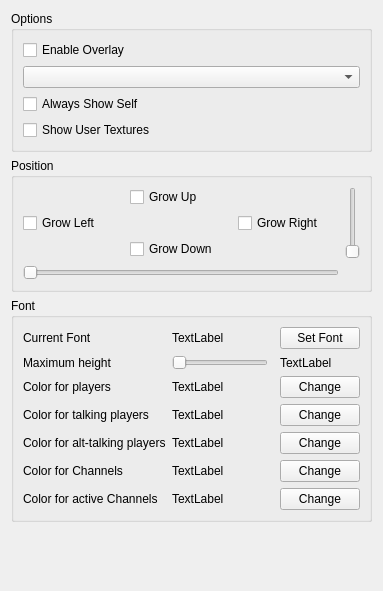
<ui version="4.0" >
 <class>OverlayConfig</class>
 <widget class="QWidget" name="OverlayConfig" >
  <property name="geometry" >
   <rect>
    <x>0</x>
    <y>0</y>
    <width>383</width>
    <height>591</height>
   </rect>
  </property>
  <property name="windowTitle" >
   <string>Form</string>
  </property>
  <layout class="QVBoxLayout" >
   <item>
    <widget class="QGroupBox" name="groupBox" >
     <property name="title" >
      <string>Options</string>
     </property>
     <layout class="QVBoxLayout" >
      <item>
       <widget class="QCheckBox" name="qcbEnable" >
        <property name="toolTip" >
         <string>Enable overlay.</string>
        </property>
        <property name="whatsThis" >
         <string>This sets whether the overlay is enabled or not. This setting is only checked with D3D9 applications are started, so make sure Mumble is running and this option is on before you start the application.&lt;br />Please note that if you start the application after starting Mumble, or if you disable the overlay while running, there is no safe way to restart the overlay without also restarting the application.</string>
        </property>
        <property name="text" >
         <string>Enable Overlay</string>
        </property>
       </widget>
      </item>
      <item>
       <widget class="QComboBox" name="qcbShow" >
        <property name="toolTip" >
         <string>Who to show on the overlay</string>
        </property>
        <property name="whatsThis" >
         <string>&lt;b>This sets who to show in the in-game overlay.&lt;/b>&lt;br />If many people are connected to the same channel, the overlay list might be very long. Use this to shorten it.&lt;br />&lt;i>No one&lt;/i> - Don't show anyone (but leave overlay running).&lt;br />&lt;i>Only talking&lt;/i> - Only show talking people.&lt;br />&lt;i>Everyone&lt;/i> - Show everyone.</string>
        </property>
       </widget>
      </item>
      <item>
       <widget class="QCheckBox" name="qcbAlwaysSelf" >
        <property name="toolTip" >
         <string>Always show yourself on overlay.</string>
        </property>
        <property name="whatsThis" >
         <string>This sets whether to always show yourself or not. This setting is useful if you aren't showing everyone in the overlay, as then you would only see your own status if you were talking, which wouldn't let you see that you were deafened or muted.</string>
        </property>
        <property name="text" >
         <string>Always Show Self</string>
        </property>
       </widget>
      </item>
      <item>
       <widget class="QCheckBox" name="qcbUserTextures" >
        <property name="toolTip" >
         <string>Show User custom textures instead of text on the overlay.</string>
        </property>
        <property name="whatsThis" >
         <string>This sets whether to download and use custom textures for registered users. If disabled, the regular outline text will be used instead.</string>
        </property>
        <property name="text" >
         <string>Show User Textures</string>
        </property>
       </widget>
      </item>
     </layout>
    </widget>
   </item>
   <item>
    <widget class="QGroupBox" name="groupBox_2" >
     <property name="title" >
      <string>Position</string>
     </property>
     <layout class="QGridLayout" >
      <item row="0" column="1" >
       <widget class="QCheckBox" name="qcbTop" >
        <property name="toolTip" >
         <string>Let overlay grow upwards</string>
        </property>
        <property name="whatsThis" >
         <string>The overlay tries to stay as small as possible and at the position you have selected. This allows the overlay to grow upwards if needed.</string>
        </property>
        <property name="text" >
         <string>Grow Up</string>
        </property>
       </widget>
      </item>
      <item rowspan="3" row="0" column="3" >
       <widget class="QSlider" name="qsY" >
        <property name="toolTip" >
         <string>Y-Position of Overlay</string>
        </property>
        <property name="whatsThis" >
         <string>This sets the relative Y position of the overlay.</string>
        </property>
        <property name="maximum" >
         <number>100</number>
        </property>
        <property name="orientation" >
         <enum>Qt::Vertical</enum>
        </property>
       </widget>
      </item>
      <item row="1" column="0" >
       <widget class="QCheckBox" name="qcbLeft" >
        <property name="toolTip" >
         <string>Let overlay grow to the left</string>
        </property>
        <property name="whatsThis" >
         <string>The overlay tries to stay as small as possible and at the position you have selected. This allows the overlay to grow to the left if needed.</string>
        </property>
        <property name="text" >
         <string>Grow Left</string>
        </property>
       </widget>
      </item>
      <item row="1" column="2" >
       <widget class="QCheckBox" name="qcbRight" >
        <property name="toolTip" >
         <string>Let overlay grow to the right</string>
        </property>
        <property name="whatsThis" >
         <string>The overlay tries to stay as small as possible and at the position you have selected. This allows the overlay to grow to the right if needed.</string>
        </property>
        <property name="text" >
         <string>Grow Right</string>
        </property>
       </widget>
      </item>
      <item row="2" column="1" >
       <widget class="QCheckBox" name="qcbBottom" >
        <property name="toolTip" >
         <string>Let overlay grow downwards</string>
        </property>
        <property name="whatsThis" >
         <string>The overlay tries to stay as small as possible and at the position you have selected. This allows the overlay to grow downwards if needed.</string>
        </property>
        <property name="text" >
         <string>Grow Down</string>
        </property>
       </widget>
      </item>
      <item row="3" column="0" colspan="3" >
       <widget class="QSlider" name="qsX" >
        <property name="toolTip" >
         <string>X-Position of Overlay</string>
        </property>
        <property name="whatsThis" >
         <string>This sets the relative X position of the overlay.</string>
        </property>
        <property name="maximum" >
         <number>100</number>
        </property>
        <property name="orientation" >
         <enum>Qt::Horizontal</enum>
        </property>
       </widget>
      </item>
     </layout>
    </widget>
   </item>
   <item>
    <widget class="QGroupBox" name="groupBox_3" >
     <property name="title" >
      <string>Font</string>
     </property>
     <layout class="QGridLayout" >
      <item row="0" column="0" >
       <widget class="QLabel" name="label" >
        <property name="text" >
         <string>Current Font</string>
        </property>
       </widget>
      </item>
      <item row="0" column="1" colspan="2" >
       <widget class="QLabel" name="qlCurrentFont" >
        <property name="text" >
         <string>TextLabel</string>
        </property>
       </widget>
      </item>
      <item row="0" column="3" >
       <widget class="QPushButton" name="qpbSetFont" >
        <property name="text" >
         <string>Set Font</string>
        </property>
       </widget>
      </item>
      <item row="1" column="0" >
       <widget class="QLabel" name="label_3" >
        <property name="text" >
         <string>Maximum height</string>
        </property>
       </widget>
      </item>
      <item row="1" column="1" >
       <widget class="QSlider" name="qsMaxHeight" >
        <property name="toolTip" >
         <string>Maximum height of names.</string>
        </property>
        <property name="whatsThis" >
         <string>This sets the maximum height of names shown, relative to the screen height. If your active 3D window is 800 pixels tall and this is set to 5%, each name will be 40 pixels tall. Note that the names will not be taller than 60 pixels no matter what you set here.</string>
        </property>
        <property name="minimum" >
         <number>10</number>
        </property>
        <property name="maximum" >
         <number>200</number>
        </property>
        <property name="orientation" >
         <enum>Qt::Horizontal</enum>
        </property>
       </widget>
      </item>
      <item row="1" column="3" >
       <widget class="QLabel" name="qlMaxHeight" >
        <property name="text" >
         <string>TextLabel</string>
        </property>
       </widget>
      </item>
      <item row="2" column="0" >
       <widget class="QLabel" name="label_5" >
        <property name="text" >
         <string>Color for players</string>
        </property>
       </widget>
      </item>
      <item row="2" column="1" colspan="2" >
       <widget class="QLabel" name="qlPlayer" >
        <property name="text" >
         <string>TextLabel</string>
        </property>
       </widget>
      </item>
      <item row="2" column="3" >
       <widget class="QPushButton" name="qpbPlayer" >
        <property name="text" >
         <string>Change</string>
        </property>
       </widget>
      </item>
      <item row="3" column="0" >
       <widget class="QLabel" name="label_6" >
        <property name="text" >
         <string>Color for talking players</string>
        </property>
       </widget>
      </item>
      <item row="3" column="1" colspan="2" >
       <widget class="QLabel" name="qlTalking" >
        <property name="text" >
         <string>TextLabel</string>
        </property>
       </widget>
      </item>
      <item row="3" column="3" >
       <widget class="QPushButton" name="qpbTalking" >
        <property name="text" >
         <string>Change</string>
        </property>
       </widget>
      </item>
      <item row="4" column="0" >
       <widget class="QLabel" name="label_8" >
        <property name="text" >
         <string>Color for alt-talking players</string>
        </property>
       </widget>
      </item>
      <item row="4" column="1" colspan="2" >
       <widget class="QLabel" name="qlAltTalking" >
        <property name="text" >
         <string>TextLabel</string>
        </property>
       </widget>
      </item>
      <item row="4" column="3" >
       <widget class="QPushButton" name="qpbAltTalking" >
        <property name="text" >
         <string>Change</string>
        </property>
       </widget>
      </item>
      <item row="5" column="0" >
       <widget class="QLabel" name="label_9" >
        <property name="text" >
         <string>Color for Channels</string>
        </property>
       </widget>
      </item>
      <item row="5" column="1" colspan="2" >
       <widget class="QLabel" name="qlChannel" >
        <property name="text" >
         <string>TextLabel</string>
        </property>
       </widget>
      </item>
      <item row="5" column="3" >
       <widget class="QPushButton" name="qpbChannel" >
        <property name="text" >
         <string>Change</string>
        </property>
       </widget>
      </item>
      <item row="6" column="0" >
       <widget class="QLabel" name="label_2" >
        <property name="text" >
         <string>Color for active Channels</string>
        </property>
       </widget>
      </item>
      <item row="6" column="1" >
       <widget class="QLabel" name="qlChannelTalking" >
        <property name="text" >
         <string>TextLabel</string>
        </property>
       </widget>
      </item>
      <item row="6" column="3" >
       <widget class="QPushButton" name="qpbChannelTalking" >
        <property name="text" >
         <string>Change</string>
        </property>
       </widget>
      </item>
     </layout>
    </widget>
   </item>
   <item>
    <spacer>
     <property name="orientation" >
      <enum>Qt::Vertical</enum>
     </property>
     <property name="sizeHint" >
      <size>
       <width>0</width>
       <height>0</height>
      </size>
     </property>
    </spacer>
   </item>
  </layout>
 </widget>
 <resources/>
 <connections/>
</ui>
